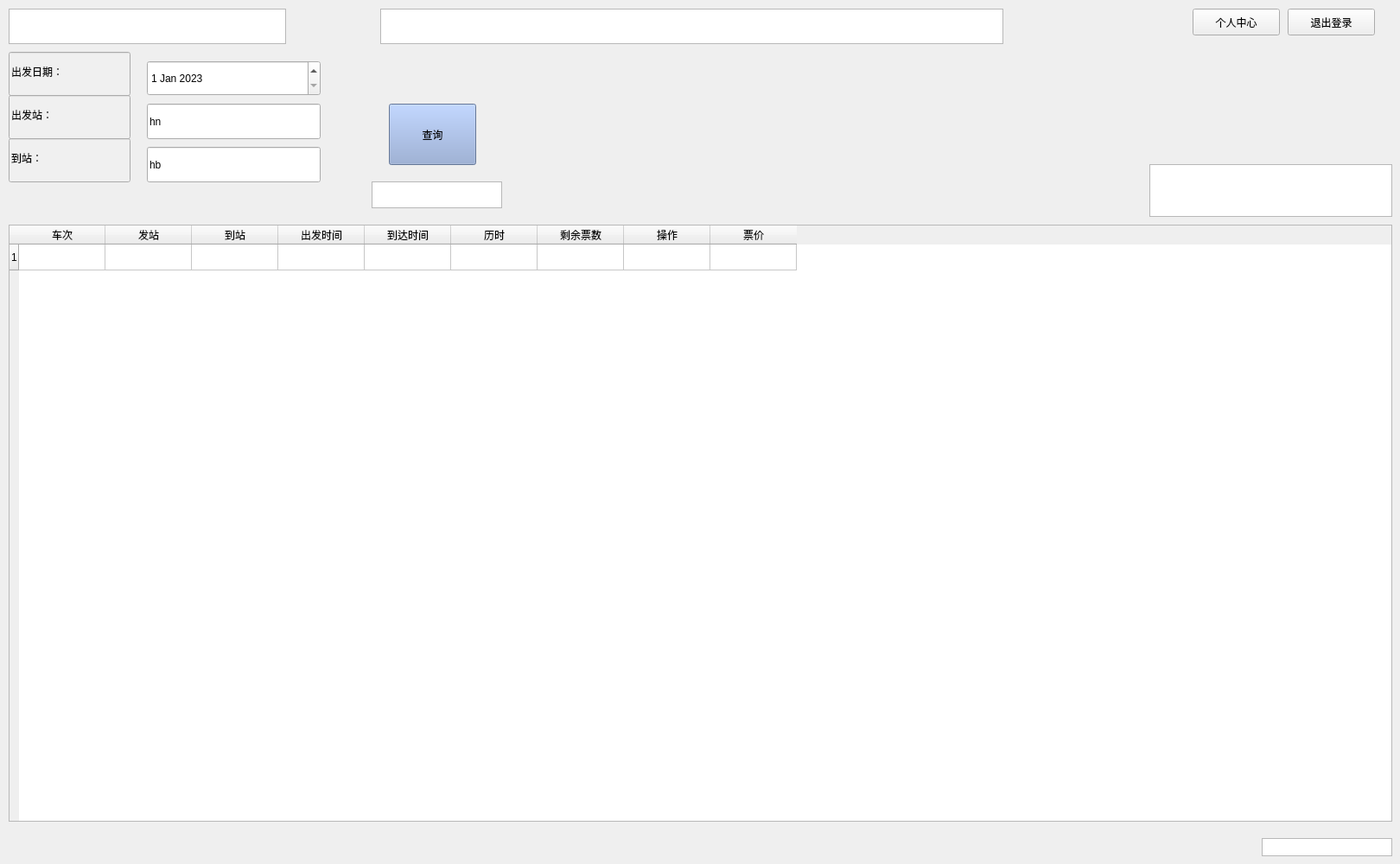
<?xml version="1.0" encoding="UTF-8"?>
<ui version="4.0">
 <class>Widget_User</class>
 <widget class="QWidget" name="Widget_User">
  <property name="geometry">
   <rect>
    <x>0</x>
    <y>0</y>
    <width>1620</width>
    <height>1000</height>
   </rect>
  </property>
  <property name="minimumSize">
   <size>
    <width>797</width>
    <height>600</height>
   </size>
  </property>
  <property name="maximumSize">
   <size>
    <width>2560</width>
    <height>1440</height>
   </size>
  </property>
  <property name="windowTitle">
   <string>Widget</string>
  </property>
  <property name="styleSheet">
   <string notr="true"/>
  </property>
  <widget class="QDateEdit" name="dateEdit">
   <property name="geometry">
    <rect>
     <x>170</x>
     <y>70</y>
     <width>201</width>
     <height>41</height>
    </rect>
   </property>
   <property name="styleSheet">
    <string notr="true">font: 14pt &quot;宋体&quot;;</string>
   </property>
   <property name="date">
    <date>
     <year>2023</year>
     <month>1</month>
     <day>1</day>
    </date>
   </property>
  </widget>
  <widget class="QPushButton" name="pushButton">
   <property name="geometry">
    <rect>
     <x>450</x>
     <y>120</y>
     <width>101</width>
     <height>71</height>
    </rect>
   </property>
   <property name="styleSheet">
    <string notr="true">background-color: rgb(142, 166, 212);
font: 20pt &quot;宋体&quot;;</string>
   </property>
   <property name="text">
    <string>查询</string>
   </property>
  </widget>
  <widget class="QLineEdit" name="lineEdit">
   <property name="geometry">
    <rect>
     <x>170</x>
     <y>120</y>
     <width>201</width>
     <height>41</height>
    </rect>
   </property>
   <property name="styleSheet">
    <string notr="true">font: 14pt &quot;宋体&quot;;</string>
   </property>
   <property name="text">
    <string>hn</string>
   </property>
  </widget>
  <widget class="QLineEdit" name="lineEdit_2">
   <property name="geometry">
    <rect>
     <x>170</x>
     <y>170</y>
     <width>201</width>
     <height>41</height>
    </rect>
   </property>
   <property name="styleSheet">
    <string notr="true">font: 14pt &quot;宋体&quot;;</string>
   </property>
   <property name="text">
    <string>hb</string>
   </property>
  </widget>
  <widget class="QGraphicsView" name="graphicsView">
   <property name="geometry">
    <rect>
     <x>440</x>
     <y>10</y>
     <width>721</width>
     <height>41</height>
    </rect>
   </property>
  </widget>
  <widget class="QListWidget" name="listWidget">
   <property name="geometry">
    <rect>
     <x>1330</x>
     <y>190</y>
     <width>281</width>
     <height>61</height>
    </rect>
   </property>
   <property name="styleSheet">
    <string notr="true">font: 12pt &quot;宋体&quot;;</string>
   </property>
  </widget>
  <widget class="QTextEdit" name="textEdit">
   <property name="geometry">
    <rect>
     <x>430</x>
     <y>210</y>
     <width>151</width>
     <height>31</height>
    </rect>
   </property>
  </widget>
  <widget class="QLineEdit" name="lineEdit_3">
   <property name="geometry">
    <rect>
     <x>10</x>
     <y>110</y>
     <width>141</width>
     <height>51</height>
    </rect>
   </property>
   <property name="styleSheet">
    <string notr="true">background-color: rgb(240, 240, 240);
font: 14pt &quot;宋体&quot;;</string>
   </property>
   <property name="text">
    <string>出发站：</string>
   </property>
  </widget>
  <widget class="QLineEdit" name="lineEdit_4">
   <property name="geometry">
    <rect>
     <x>10</x>
     <y>160</y>
     <width>141</width>
     <height>51</height>
    </rect>
   </property>
   <property name="styleSheet">
    <string notr="true">background-color: rgb(240, 240, 240);
font: 14pt &quot;宋体&quot;;</string>
   </property>
   <property name="text">
    <string>到站：</string>
   </property>
  </widget>
  <widget class="QLineEdit" name="lineEdit_5">
   <property name="geometry">
    <rect>
     <x>10</x>
     <y>60</y>
     <width>141</width>
     <height>51</height>
    </rect>
   </property>
   <property name="styleSheet">
    <string notr="true">background-color: rgb(240, 240, 240);
font: 14pt &quot;宋体&quot;;</string>
   </property>
   <property name="text">
    <string>出发日期：</string>
   </property>
  </widget>
  <widget class="QTableWidget" name="tableWidget">
   <property name="geometry">
    <rect>
     <x>10</x>
     <y>260</y>
     <width>1601</width>
     <height>691</height>
    </rect>
   </property>
   <property name="styleSheet">
    <string notr="true">border-color: rgb(0, 0, 255);
font: 10pt &quot;宋体&quot;;</string>
   </property>
   <row>
    <property name="text">
     <string>1</string>
    </property>
   </row>
   <column>
    <property name="text">
     <string>车次</string>
    </property>
   </column>
   <column>
    <property name="text">
     <string>发站</string>
    </property>
   </column>
   <column>
    <property name="text">
     <string>到站</string>
    </property>
   </column>
   <column>
    <property name="text">
     <string>出发时间</string>
    </property>
   </column>
   <column>
    <property name="text">
     <string>到达时间</string>
    </property>
   </column>
   <column>
    <property name="text">
     <string>历时</string>
    </property>
   </column>
   <column>
    <property name="text">
     <string>剩余票数</string>
    </property>
   </column>
   <column>
    <property name="text">
     <string>操作</string>
    </property>
   </column>
   <column>
    <property name="text">
     <string>票价</string>
    </property>
   </column>
  </widget>
  <widget class="QListWidget" name="listWidget_2">
   <property name="geometry">
    <rect>
     <x>1460</x>
     <y>970</y>
     <width>151</width>
     <height>21</height>
    </rect>
   </property>
  </widget>
  <widget class="QPushButton" name="pushButton_3">
   <property name="geometry">
    <rect>
     <x>1380</x>
     <y>10</y>
     <width>101</width>
     <height>31</height>
    </rect>
   </property>
   <property name="styleSheet">
    <string notr="true">font: 11pt &quot;宋体&quot;;</string>
   </property>
   <property name="text">
    <string>个人中心</string>
   </property>
  </widget>
  <widget class="QTextEdit" name="textEdit_2">
   <property name="geometry">
    <rect>
     <x>10</x>
     <y>10</y>
     <width>321</width>
     <height>41</height>
    </rect>
   </property>
   <property name="styleSheet">
    <string notr="true">font: 25 16pt &quot;等线 Light&quot;;</string>
   </property>
   <property name="html">
    <string>&lt;!DOCTYPE HTML PUBLIC &quot;-//W3C//DTD HTML 4.0//EN&quot; &quot;http://www.w3.org/TR/REC-html40/strict.dtd&quot;&gt;
&lt;html&gt;&lt;head&gt;&lt;meta name=&quot;qrichtext&quot; content=&quot;1&quot; /&gt;&lt;style type=&quot;text/css&quot;&gt;
p, li { white-space: pre-wrap; }
&lt;/style&gt;&lt;/head&gt;&lt;body style=&quot; font-family:'等线 Light'; font-size:16pt; font-weight:24; font-style:normal;&quot;&gt;
&lt;p style=&quot;-qt-paragraph-type:empty; margin-top:0px; margin-bottom:0px; margin-left:0px; margin-right:0px; -qt-block-indent:0; text-indent:0px;&quot;&gt;&lt;br /&gt;&lt;/p&gt;&lt;/body&gt;&lt;/html&gt;</string>
   </property>
  </widget>
  <widget class="QPushButton" name="pushButton_4">
   <property name="geometry">
    <rect>
     <x>1490</x>
     <y>10</y>
     <width>101</width>
     <height>31</height>
    </rect>
   </property>
   <property name="styleSheet">
    <string notr="true">font: 11pt &quot;宋体&quot;;</string>
   </property>
   <property name="text">
    <string>退出登录</string>
   </property>
  </widget>
 </widget>
 <resources/>
 <connections/>
</ui>
